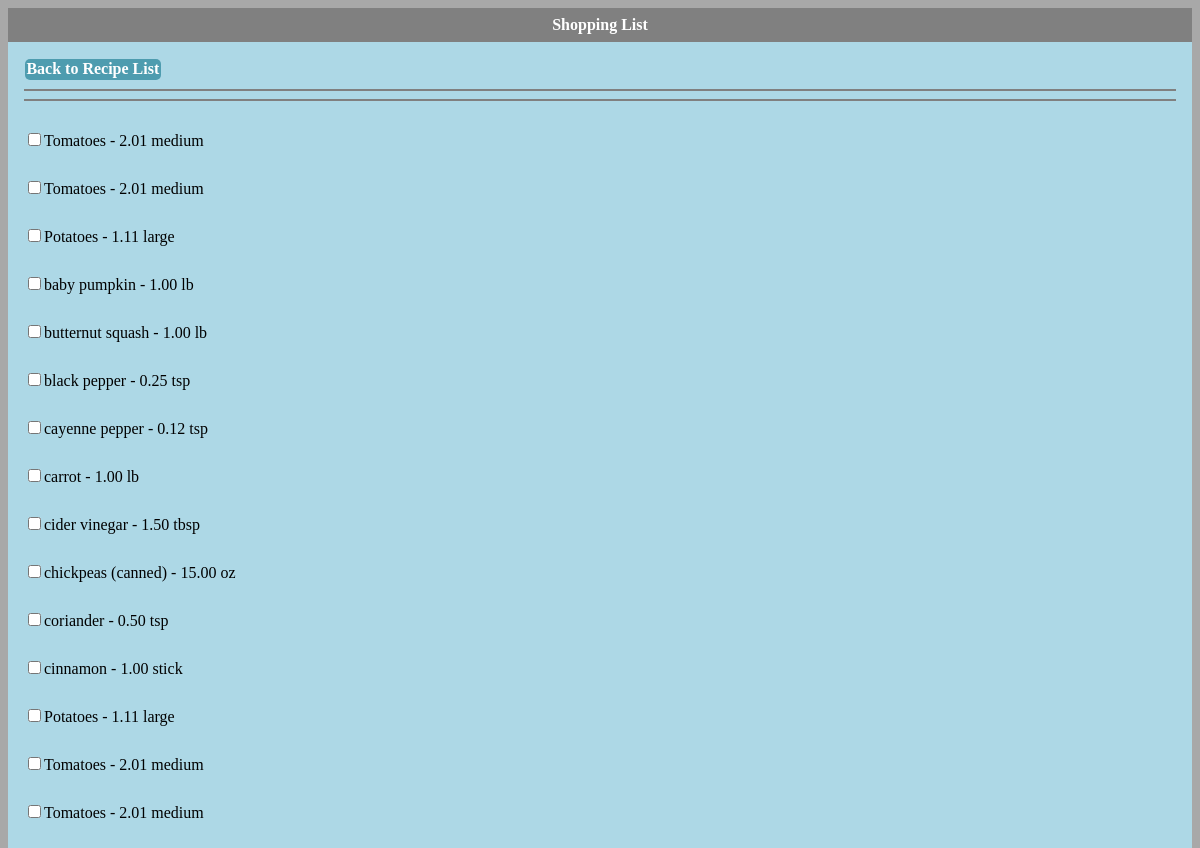
Screenshot of /menu/shoppinglist/1 with the database file from the repository.
### menu/models.py (models this page shows, shortened)
class ShoppingList(models.Model):
    id = models.AutoField(primary_key=True)
    ingredient = models.ForeignKey(Ingredient)
    status = models.IntegerField(default=0, null=True)

class Ingredient(models.Model):
    id = models.AutoField(primary_key=True)
    name = models.CharField(max_length=200)
    comment = models.CharField(max_length=200, null=True, blank=True)
    recipe = models.ForeignKey(Recipe)
    amount = models.DecimalField(max_digits=5, decimal_places=2, default=0.0)
    unit = models.CharField(max_length=200, default=None, null=True)

### menu/views.py (the view)
# urls.py: url(r'^shoppinglist/(?P<pk>[0-9]+)$', views.ShoppingListView.as_view(), name='shoppinglist'),
class ShoppingListView(generic.ListView):
    model = ShoppingList
    template_name = 'menu/shoppinglist.html'
    def get_queryset(self):
        return ShoppingList.objects.all()

### menu/templates/menu/shoppinglist.html (shortened to what this page needs)
{% load staticfiles %}
<link rel="stylesheet" type="text/css" media="only screen" href="{% static 'menu/style.css' %}" />
<div id="title">
    Shopping List
</div>
<div id="content">
    <a class="buttonnav" href="{% url 'menu:index' %}">Back to Recipe List</a>
    <hr noshade><hr noshade>
    <ul>
    {% for sl in shoppinglist_list %}
        <li><input type="checkbox" name={{sl.id}} value={{sl.id}}>{{sl.ingredient.name}} - {{sl.ingredient.amount}} {{sl.ingredient.unit}}
    {% endfor %}
    </ul>
</div>

### menu/static/menu/style.css (style rules this page uses)
* { font-family: Palatino,"Palatino Linotype","Palatino LT STD","Book Antiqua",Georgia,serif; }
input { font-size: 1.2em; color: #5a5854; background-color: #f2f2f2; border: 1px solid #bdbdbd; border-radius: 5px; padding: 5px 10px 5px 10px; display: inline-block; }
ul { list-style:none; padding-left:0; }
li { line-height: 3em; }
.buttonnav { display: inline-block; background: #4E9CAF; padding: .1em; text-align: center; border-radius: 5px; color: white; font-weight: bold; margin: .05em; text-decoration: none; }
#title { background:grey; text-align:center; font-weight:bold; padding: 0.5em; color: white; }
#content { display: block; background:lightblue; padding: 1em; white-space: wrap; }

### rows the page displays
ShoppingList: ingredient.name "Tomatoes", ingredient.amount "2.01", ingredient.unit "medium"
ShoppingList: ingredient.name "Tomatoes", ingredient.amount "2.01", ingredient.unit "medium"
ShoppingList: ingredient.name "Potatoes", ingredient.amount "1.11", ingredient.unit "large"
ShoppingList: ingredient.name "baby pumpkin", ingredient.amount "1.00", ingredient.unit "lb"
ShoppingList: ingredient.name "butternut squash", ingredient.amount "1.00", ingredient.unit "lb"
ShoppingList: ingredient.name "black pepper", ingredient.amount "0.25", ingredient.unit "tsp"
ShoppingList: ingredient.name "cayenne pepper", ingredient.amount "0.12", ingredient.unit "tsp"
ShoppingList: ingredient.name "carrot", ingredient.amount "1.00", ingredient.unit "lb"
ShoppingList: ingredient.name "cider vinegar", ingredient.amount "1.50", ingredient.unit "tbsp"
ShoppingList: ingredient.name "chickpeas (canned)", ingredient.amount "15.00", ingredient.unit "oz"
ShoppingList: ingredient.name "coriander", ingredient.amount "0.50", ingredient.unit "tsp"
ShoppingList: ingredient.name "cinnamon", ingredient.amount "1.00", ingredient.unit "stick"
ShoppingList: ingredient.name "Potatoes", ingredient.amount "1.11", ingredient.unit "large"
ShoppingList: ingredient.name "Tomatoes", ingredient.amount "2.01", ingredient.unit "medium"
ShoppingList: ingredient.name "Tomatoes", ingredient.amount "2.01", ingredient.unit "medium"
